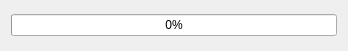
<?xml version="1.0" encoding="UTF-8"?>
<ui version="4.0">
 <class>SendDlg</class>
 <widget class="QDialog" name="SendDlg">
  <property name="geometry">
   <rect>
    <x>0</x>
    <y>0</y>
    <width>348</width>
    <height>51</height>
   </rect>
  </property>
  <property name="windowTitle">
   <string>发送进度</string>
  </property>
  <layout class="QVBoxLayout" name="verticalLayout">
   <item>
    <widget class="QProgressBar" name="progressBar">
     <property name="value">
      <number>0</number>
     </property>
    </widget>
   </item>
  </layout>
 </widget>
 <layoutdefault spacing="6" margin="11"/>
 <resources/>
 <connections/>
</ui>
